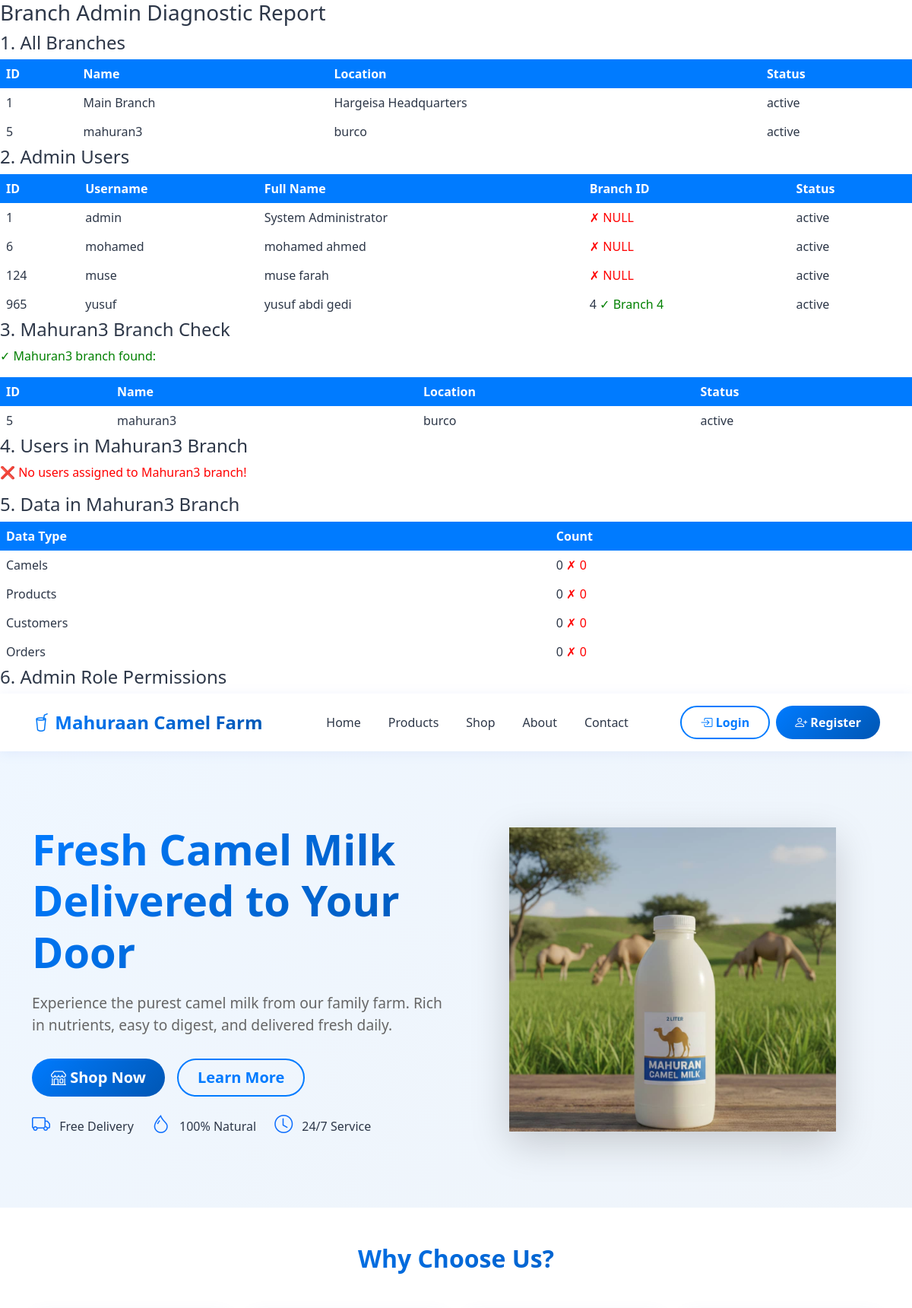
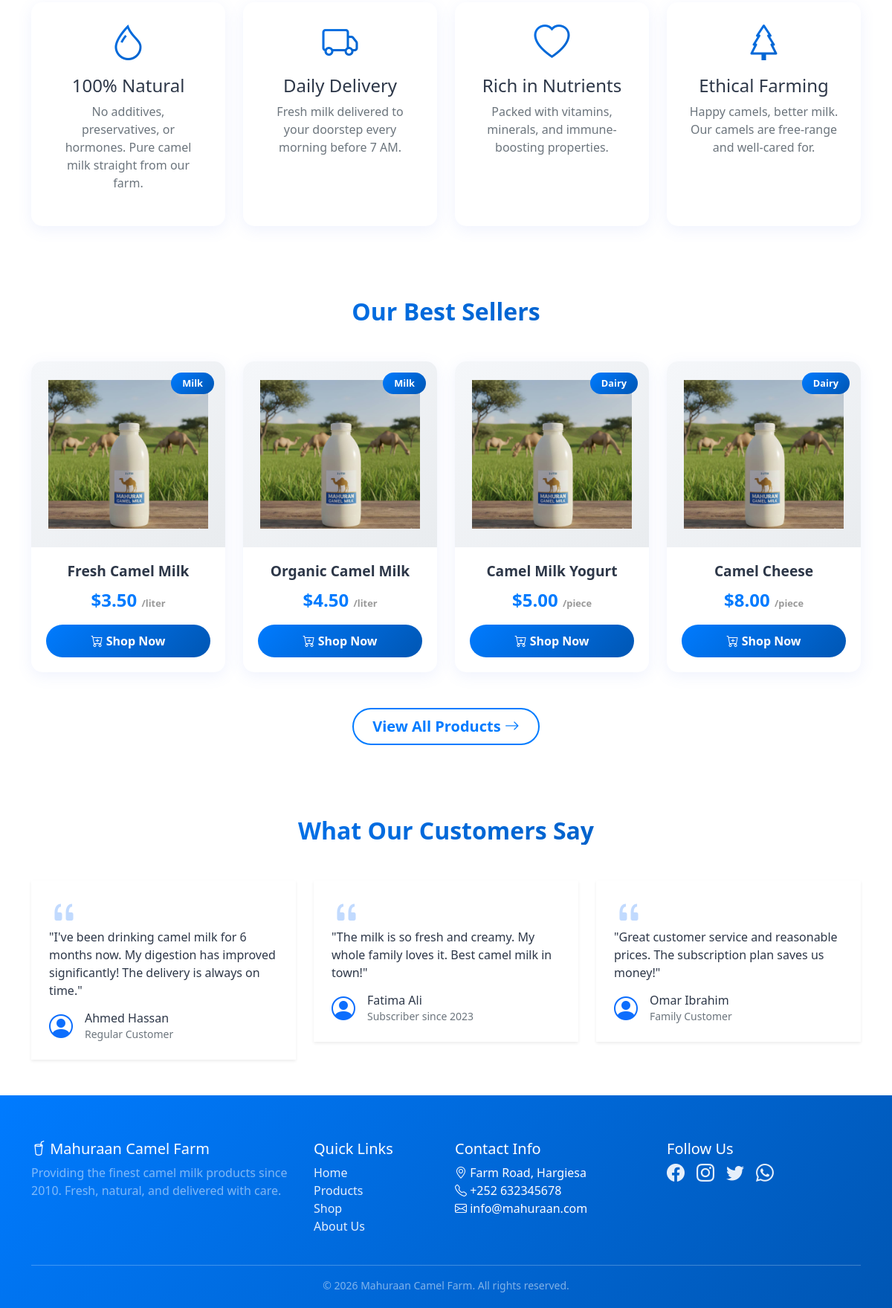
Screenshot of /check_branch_admin.php with the database file from the repository (2 pictures, top to bottom).
### tables this page shows
CREATE TABLE `branches` (
  `id` int(11) NOT NULL AUTO_INCREMENT,
  `name` varchar(100) NOT NULL,
  `location` varchar(200) DEFAULT NULL,
  `phone` varchar(20) DEFAULT NULL,
  `email` varchar(100) DEFAULT NULL,
  `status` enum('active','inactive') DEFAULT 'active',
  `created_at` timestamp NOT NULL DEFAULT current_timestamp(),
  PRIMARY KEY (`id`)
);

CREATE TABLE `users` (
  `id` int(11) NOT NULL AUTO_INCREMENT,
  `username` varchar(100) NOT NULL,
  `password` varchar(255) NOT NULL,
  `email` varchar(100) NOT NULL,
  `full_name` varchar(200) NOT NULL,
  `phone` varchar(20) DEFAULT NULL,
  `role` enum('super_admin','admin','manager','staff','vet','driver','customer') DEFAULT 'customer',
  `status` enum('active','blocked','pending') DEFAULT 'active',
  `created_at` timestamp NOT NULL DEFAULT current_timestamp(),
  `last_login` timestamp NULL DEFAULT NULL,
  `profile_image` varchar(255) DEFAULT 'default-user.jpg',
  `branch_id` int(11) DEFAULT NULL,
  PRIMARY KEY (`id`),
  UNIQUE KEY `username` (`username`),
  UNIQUE KEY `email` (`email`)
);

CREATE TABLE `products` (
  `id` int(11) NOT NULL AUTO_INCREMENT,
  `name` varchar(200) DEFAULT NULL,
  `category` varchar(100) DEFAULT NULL,
  `price` decimal(10,2) DEFAULT NULL,
  `stock_quantity` decimal(10,2) DEFAULT NULL,
  `unit` varchar(50) DEFAULT NULL,
  `status` enum('active','inactive') DEFAULT 'active',
  `image` varchar(255) DEFAULT 'default-product.jpg',
  `description` text DEFAULT NULL,
  `created_at` timestamp NOT NULL DEFAULT current_timestamp(),
  `branch_id` int(11) DEFAULT NULL,
  PRIMARY KEY (`id`)
);

### check_branch_admin.php (the view, shortened to what the rows shown need)
<?php
require_once 'config.php';
$branches = $pdo->query("SELECT * FROM branches")->fetchAll(PDO::FETCH_ASSOC);
echo "<table><tr><th>ID</th><th>Name</th><th>Location</th><th>Status</th></tr>";
foreach ($branches as $b) {
    echo "<tr><td>{$b['id']}</td><td>{$b['name']}</td><td>{$b['location']}</td><td>{$b['status']}</td></tr>";
}
echo "</table>";
$admins = $pdo->query("SELECT id, username, full_name, role, branch_id, status FROM users WHERE role = 'admin'")->fetchAll(PDO::FETCH_ASSOC);
echo "<table><tr><th>ID</th><th>Username</th><th>Full Name</th><th>Branch ID</th><th>Status</th></tr>";
foreach ($admins as $a) {
    $branch_status = $a['branch_id'] ? "<span style='color:green;'>✓ Branch {$a['branch_id']}</span>" : "<span style='color:red;'>✗ NULL</span>";
    echo "<tr><td>{$a['id']}</td><td>{$a['username']}</td><td>{$a['full_name']}</td><td>{$a['branch_id']} $branch_status</td><td>{$a['status']}</td></tr>";
}
echo "</table>";
$mahuran3 = $pdo->query("SELECT * FROM branches WHERE name LIKE '%Mahuran3%' OR name LIKE '%mahuran3%'")->fetchAll(PDO::FETCH_ASSOC);
if (empty($mahuran3)) {
    echo "<p style='color:red;'>❌ Mahuran3 branch not found in database!</p>";
} else {
    echo "<table><tr><th>ID</th><th>Name</th><th>Location</th><th>Status</th></tr>";
    foreach ($mahuran3 as $b) {
        echo "<tr><td>{$b['id']}</td><td>{$b['name']}</td><td>{$b['location']}</td><td>{$b['status']}</td></tr>";
    }
    echo "</table>";
    echo "<table><tr><th>Data Type</th><th>Count</th></tr>";
    echo "</table>";
}
require_once 'index.php';
?>

### customer_pages.php (shortened to what the rows shown need)
<?php
if ($current_page == 'home') {
    ?>
    <!DOCTYPE html>
    <html lang="en">
    <head>
        <link href="https://cdn.jsdelivr.net/npm/bootstrap@5.1.3/dist/css/bootstrap.min.css" rel="stylesheet">
        <link rel="stylesheet" href="https://cdn.jsdelivr.net/npm/bootstrap-icons@1.8.1/font/bootstrap-icons.css">
    </head>
    <body>
        <section class="hero-section">
            <div class="container">
                <div class="row align-items-center">
                    <div class="col-lg-6">
                        <h1 class="hero-title">
                            Fresh Camel Milk<br>Delivered to Your Door
                        </h1>
                    </div>
                </div>
            </div>
        </section>
        <section class="py-5">
            <div class="container">
                <h2 class="text-center mb-5" style="background: var(--gradient); -webkit-background-clip: text; -webkit-text-fill-color: transparent; font-weight: 800;">
                    Why Choose Us?
                </h2>
            </div>
        </section>
        <section class="py-5 bg-white">
            <div class="container">
                <h2 class="text-center mb-5" style="background: var(--gradient); -webkit-background-clip: text; -webkit-text-fill-color: transparent; font-weight: 800;">
                    Our Best Sellers
                </h2>
                <div class="row g-4">
                    <?php
                    $featured_products = $pdo->query("SELECT * FROM products WHERE status='active' LIMIT 4")->fetchAll(PDO::FETCH_ASSOC);
                    foreach ($featured_products as $product):
                    ?>
                    <div class="col-md-3">
                        <div class="product-card">
                            <div class="product-badge"><?php echo $product['category']; ?></div>
                            <div class="product-image">
                                <img src="assets/images/<?php echo $product['image'] ?: 'default-product.jpg'; ?>"
                                     alt="<?php echo $product['name']; ?>"
                                     onerror="this.src='assets/images/camel-milk.jpg'">
                            </div>
                            <div class="product-info">
                                <h5 class="product-name"><?php echo $product['name']; ?></h5>
                                <div class="product-price">
                                    $<?php echo number_format($product['price'], 2); ?>
                                    <small style="color: #999; font-size: 0.8rem;">/<?php echo $product['unit']; ?></small>
                                </div>
                                <a href="?page=shop&subpage=products" class="btn btn-primary w-100">
                                    <i class="bi bi-cart-plus"></i> Shop Now
                                </a>
                            </div>
                        </div>
                    </div>
                    <?php endforeach; ?>
                </div>
            </div>
        </section>
        <section class="py-5">
            <div class="container">
                <h2 class="text-center mb-5" style="background: var(--gradient); -webkit-background-clip: text; -webkit-text-fill-color: transparent; font-weight: 800;">
                    What Our Customers Say
                </h2>
            </div>
        </section>
    </body>
    </html>
    <?php
    exit;
}

### rows the page displays
branches: id "1", name "Main Branch", location "Hargeisa Headquarters", status "active"
branches: id "5", name "mahuran3", location "burco", status "active"
users: id "1", username "admin", full_name "System Administrator", shows "✗ NULL", status "active"
users: id "6", username "mohamed", full_name "mohamed ahmed", shows "✗ NULL", status "active"
users: id "124", username "muse", full_name "muse farah", shows "✗ NULL", status "active"
users: id "965", username "yusuf", full_name "yusuf abdi gedi", branch "4", status "active"
products: category "Milk", image (placeholder picture), name "Fresh Camel Milk", price "3.50", unit "liter"
products: category "Milk", image (placeholder picture), name "Organic Camel Milk", price "4.50", unit "liter"
products: category "Dairy", image (placeholder picture), name "Camel Milk Yogurt", price "5.00", unit "piece"
products: category "Dairy", image (placeholder picture), name "Camel Cheese", price "8.00", unit "piece"

### other values shown
$name "Camels"
$count "0"
$name "Products"
$name "Customers"
$name "Orders"
COMPANY_NAME "Mahuraan Camel Farm"
